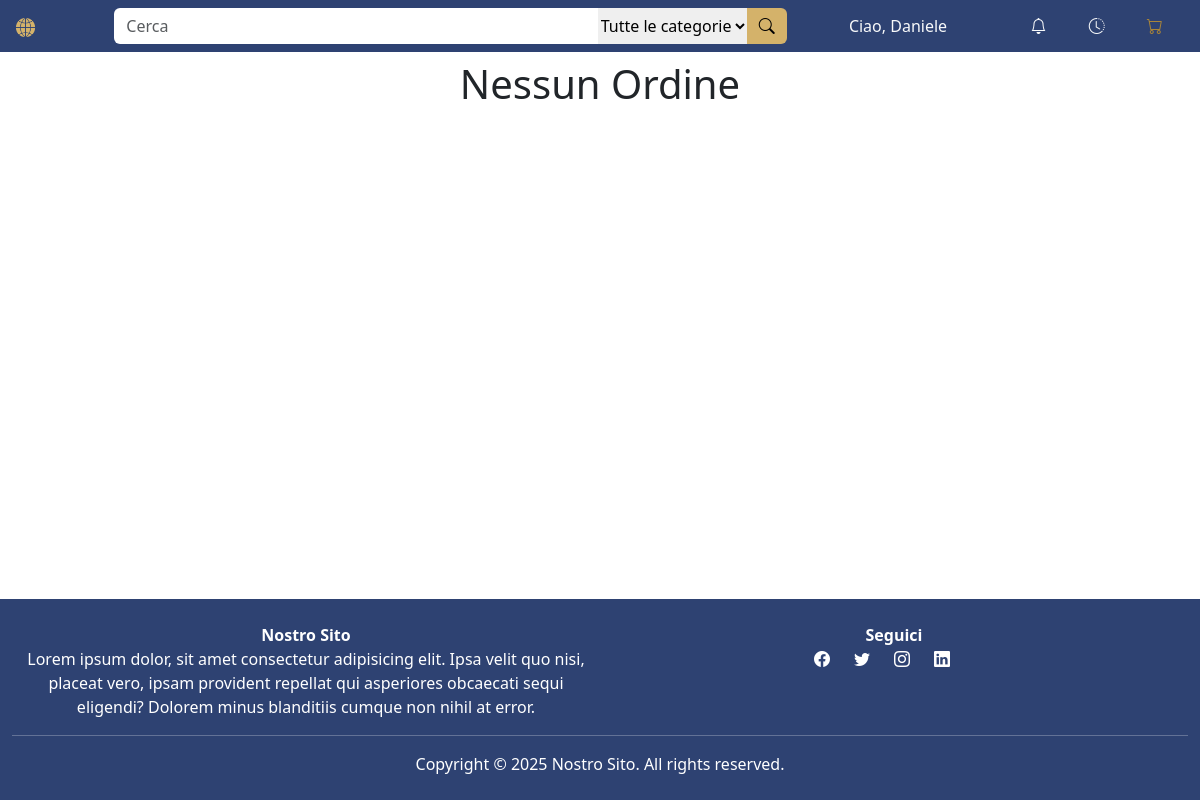
Before: /ordini.php?filter=Cancellato (signed in) with the older database file.
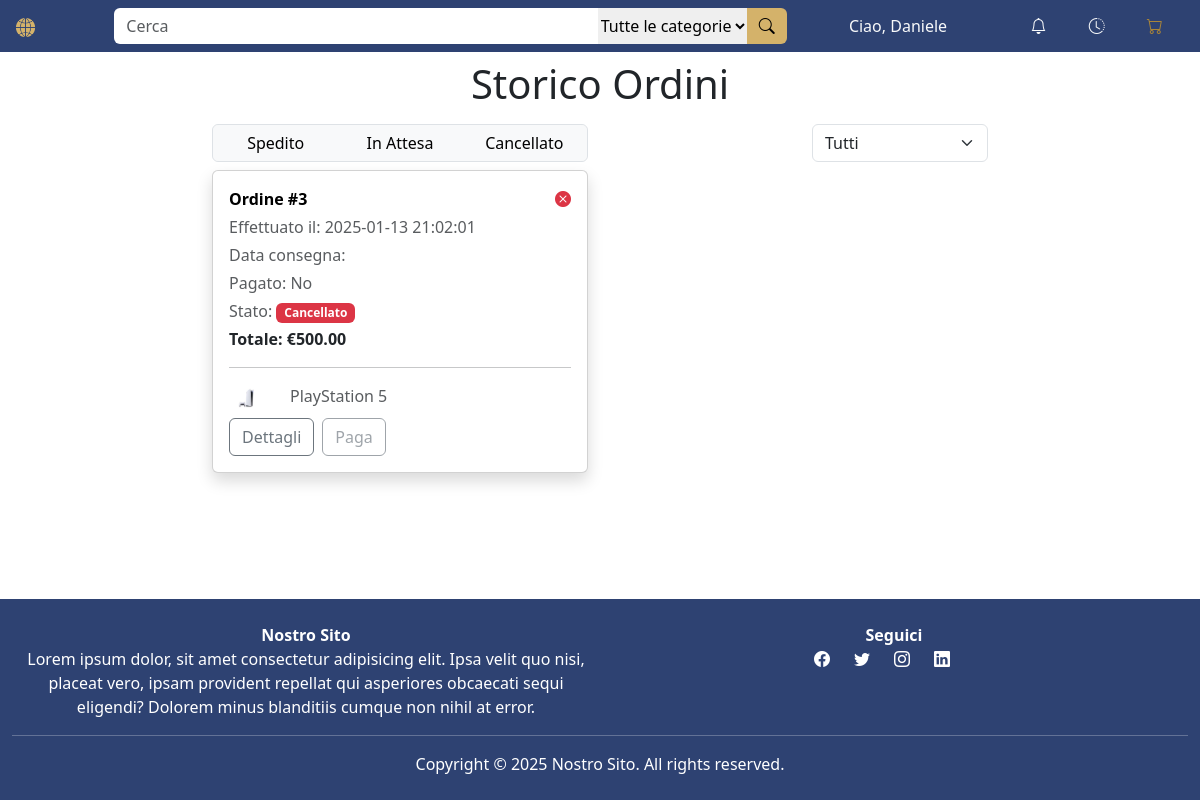
After: the same page with the newer database file.
### tables this page shows
create table DETTAGLIO_ORDINE (
     codOrdine int not null,
     codProdotto int not null,
     quantita int not null,
     constraint ID_DETTAGLIO_ORDINE_ID primary key (codProdotto, codOrdine));

create table ORDINE (
     codOrdine int not null auto_increment,
     dataOrdine datetime not null,
     dataConsegna datetime default null,
     statoOrdine varchar(20) not null,
     totale decimal(11,2) not null,
     pagato char not null,
     codUtente int not null,
     constraint ID_ORDINE_ID primary key (codOrdine));

create table PRODOTTO (
     codProdotto int not null auto_increment,
     nome varchar(30) not null,
     descrizione varchar(255) not null,
     quantitaResidua int not null,
     prezzo decimal(11, 2) not null,
     immagine varchar(50) not null,
     disabilitato char not null default false,
     codCategoria int not null,
     constraint ID_PRODOTTO_ID primary key (codProdotto));

### ordini.php (called while the page is built, shortened)
<?php
require_once("bootstrap.php");
$templateParams["titolo"] = "Ordini";
$templateParams["nome"] = "template-ordini.php";
$filterTime = !empty($_GET['filter-time']) && $_GET['filter-time'] !== "all" ? intval($_GET['filter-time']) : null;
$filter = !empty($_GET['filter']) ? $_GET['filter'] : null;
$userId = getCurrentUserId();
$templateParams["vuoto"] = empty($dbh->getFilteredOrders($userId));
$templateParams["ordini"] = $dbh->getFilteredOrders($userId, $filterTime, $filter);
if (!empty($templateParams["ordini"])) {
    foreach ($templateParams["ordini"] as $index => $ordine) {
        $prodotti = $dbh->getOrder($ordine["codOrdine"], getCurrentUserId());
        $prodottoPreview = $prodotti[0];
        $descrizioneOrdine = $prodottoPreview["nome"];
        $templateParams["ordini"][$index]["descrizioneOrdine"] = $descrizioneOrdine;
        $templateParams["ordini"][$index]["immaginePreview"] = $prodottoPreview["immagine"];
        $templateParams["ordini"][$index]["totProdotti"] = count($prodotti);
    }
    $templateParams["scripts"] = array("js/filter-orders.js");
}
require("template/base.php");

### db/database.php (called while the page is built, shortened)
<?php
class DatabaseHelper
{
    private $db;
    public function __construct()
    {
        $this->db = new mysqli("localhost", "root", "", "twdatabase", 3306);
    }
    private function parametrizedQuery($query, $types, &$var1, &...$vars)
    {
        $stmt = $this->db->prepare($query);
        $stmt->bind_param($types, $var1, ...$vars);
        $stmt->execute();
        return $stmt->get_result()->fetch_all(MYSQLI_ASSOC);
    }
    public function getOrder($orderId, $userId)
    {
        $query = 'SELECT *
                    FROM ORDINE O, DETTAGLIO_ORDINE D, PRODOTTO P
                    WHERE O.codOrdine = D.codOrdine AND P.codProdotto = D.codProdotto
                        AND O.codOrdine = ? AND O.codUtente = ?;';
        return $this->parametrizedQuery($query, "ii", $orderId, $userId);
    }
    public function getFilteredOrders($userId, $months = null, $orderState = null)
    {
        $query = "SELECT *
                    FROM ORDINE
                    WHERE codUtente = ? ";
        $params = array();
        $types = "i";
        if ($orderState != null) {
            $query .= " AND ( statoOrdine = ?";
            $query .= ")";
            array_push($params, $orderState);
            $types .= "s";
        }
        $query .= " ORDER BY dataOrdine DESC";
        return $this->parametrizedQuery($query, $types, $userId, ...$params);
    }
}

### bootstrap.php (called while the page is built, shortened)
<?php
require_once("utils/functions.php");
require_once("db/database.php");
$dbh = new DatabaseHelper();

### utils/functions.php (called while the page is built, shortened)
<?php
function isLoggedIn()
{
    return !empty($_SESSION["userId"]);
}
function getCurrentUserId()
{
    return $_SESSION["userId"];
}

### template/base.php (the view, shortened to what the changed rows need)
<!DOCTYPE html>
<html lang="it">
<head>
    <link href="https://cdn.jsdelivr.net/npm/bootstrap@5.3.3/dist/css/bootstrap.min.css" rel="stylesheet"
 />
    <link rel="stylesheet" href="https://cdn.jsdelivr.net/npm/bootstrap-icons@1.11.3/font/bootstrap-icons.css" />
    <link rel="stylesheet" href="./css/style.css" />
</head>
<body class="bg-white d-flex flex-column min-vh-100">
    <main class="container-fluid flex-grow-1">
        <?php
        if (isset($templateParams["nome"])) {
            require($templateParams["nome"]);
        }
        ?>
    </main>
</body>
</html>

### template/template-ordini.php (shortened to what the changed rows need)
<div class="row my-2 align-items-center justify-content-evenly">
    <header class="col-7 col-md-12 text-center order-1 mb-2">
        <h1><?php if ($templateParams["vuoto"]) {
            echo "Nessun Ordine</h1></header></div>";
            return;
        } ?>Storico Ordini</h1>
    </header>
    <div class="col-5 col-md-2 order-2 order-md-3 mb-2 mb-md-0">
        <form id="filter-time-form" method="GET" action="ordini.php">
            <select id="filter-time" name="filter-time" class="form-select">
                <option value="all">Tutti</option>
            </select>
        </form>
    </div>
    <div class="col-12 col-md-4 order-3 order-md-2">
        <div class="btn-group d-flex bg-light rounded border border-1" role="group">
            <button id="Shipped" value="Spedito" type="button"
                class="btn btn-light border border-0 w-100">Spedito</button>
            <button id="Pending" value="In Attesa" type="button" class="btn btn-light border border-0 w-100">In
                Attesa</button>
            <button id="Deleted" value="Cancellato" type="button"
                class="btn btn-light border border-0 w-100">Cancellato</button>
        </div>
    </div>
</div>
<div id="orders-container">
    <div class="row mb-3 align-items-center">
        <div class="col-12 col-md-8 mx-auto">
            <div class="row">
                <?php foreach ($templateParams["ordini"] as $ordine) { ?>
                    <div class="col-12 col-md-6 mb-3">
                        <div class="card shadow h-100">
                            <div class="card-body">
                                <div class="row align-items-center">
                                    <div class="col-12">
                                        <div class="row">
                                            <a href="ordine.php?orderId=<?php echo $ordine['codOrdine']; ?>"
                                                class="col-9 fw-bold link-custom mb-1">Ordine
                                                #<?php echo $ordine["codOrdine"]; ?></a>
                                            <span class="col-3 bi text-success text-end mb-1">
                                                <?php if ($ordine["statoOrdine"] === "Spedito") { ?>
                                                    <span class="bi bi-check-circle-fill text-success"></span>
                                                <?php } elseif ($ordine["statoOrdine"] === "In Spedizione") { ?>
                                                    <span class="bi bi-truck text-custom-gold"></span>
                                                <?php } elseif ($ordine["statoOrdine"] === "In Attesa") { ?>
                                                    <span class="bi bi-clock-history text-custom-gold"></span>
                                                <?php } elseif ($ordine["statoOrdine"] === "Cancellato") { ?>
                                                    <span class="bi bi-x-circle-fill text-danger"></span>
                                                <?php } ?>
                                            </span>
                                        </div>
                                        <p class="text-body-secondary mb-1">Effettuato il:
                                            <?php echo $ordine["dataOrdine"]; ?>
                                        </p>
                                        <p class="text-body-secondary mb-1">Data
                                            consegna<?php echo $ordine["statoOrdine"] === "In Spedizione" ? " prevista" : "" ?>:
                                        </p>
                                        <p class="text-body-secondary mb-1">Pagato:
                                            <?php echo $ordine["pagato"] ? "Si" : "No"; ?>
                                        </p>
                                        <p class="text-body-secondary mb-1">Stato: <span class="badge <?php if ($ordine['statoOrdine'] === 'Spedito') {
                                            echo 'bg-success';
                                        } else if ($ordine['statoOrdine'] === 'In Spedizione' || $ordine['statoOrdine'] === 'In Attesa') {
                                            echo 'bg-custom-lgold';
                                        } else {
                                            echo 'bg-danger';
                                        } ?>"><?php echo $ordine["statoOrdine"] ?></span></p>
                                        <p class="fw-bold mb-0">Totale: €<?php echo $ordine["totale"]; ?></p>
                                    </div>
                                </div>
                                <hr />
                                <div class="row d-flex mt-3 mb-5">
                                    <div class="col-3 col-md-2">
                                        <a href="ordine.php?orderId=<?php echo $ordine['codOrdine']; ?>"><img
                                                alt="preview-image"
                                                src="<?php echo UPLOAD_DIR . $ordine['immaginePreview']; ?>"
                                                class="img-fluid me-2" /></a>
                                    </div>
                                    <div class="col-9 col-md-10">
                                        <p class="text-body-secondary mb-0">
                                            <?php echo $ordine["descrizioneOrdine"] ?>
                                        </p>
                                    </div>
                                </div>
                                    <div class="mb-3 ms-3 d-flex gap-2 position-absolute bottom-0 start-0">
                                        <a href="ordine.php?orderId=<?php echo $ordine['codOrdine']; ?>"
                                            class="btn btn-outline-secondary">Dettagli</a>
                                        <a href="pagamento.php?orderId=<?php echo $ordine['codOrdine']; ?>"
                                            class="btn btn-outline-secondary <?php echo $ordine['statoOrdine'] != 'In Attesa' ? 'disabled' : ''; ?>">Paga</a>
                                    </div>
                            </div>
                        </div>
                    </div>
                <?php } ?>
            </div>
        </div>
    </div>
</div>

Changed rows visible on the page:
added dettaglio_ordine: codOrdine "3", codOrdine.dataOrdine "2025-01-13 21:02:01", codOrdine.statoOrdine "Cancellato", codOrdine.totale "500.00", codProdotto.immagine (picture), codProdotto.nome "PlayStation 5"
Other visible differences:
form field filter-time: (not shown) → "Tutti"
text no longer shown: "Nessun Ordine"
text now shown: "Storico Ordini Spedito In Attesa Cancellato"
